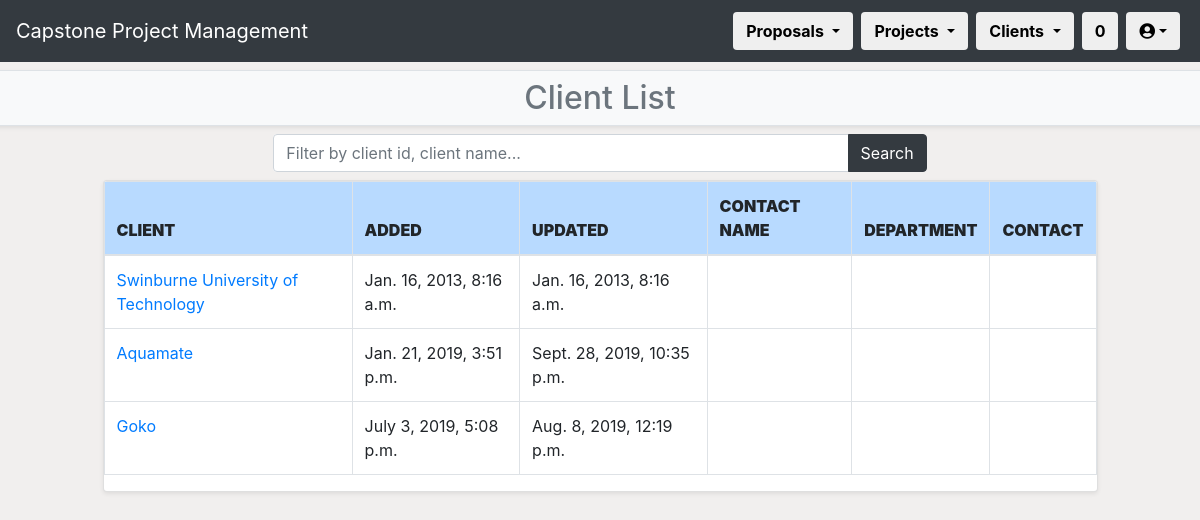
The page /CPPMS/client/client_list/ (signed in) on the database as committed earlier.
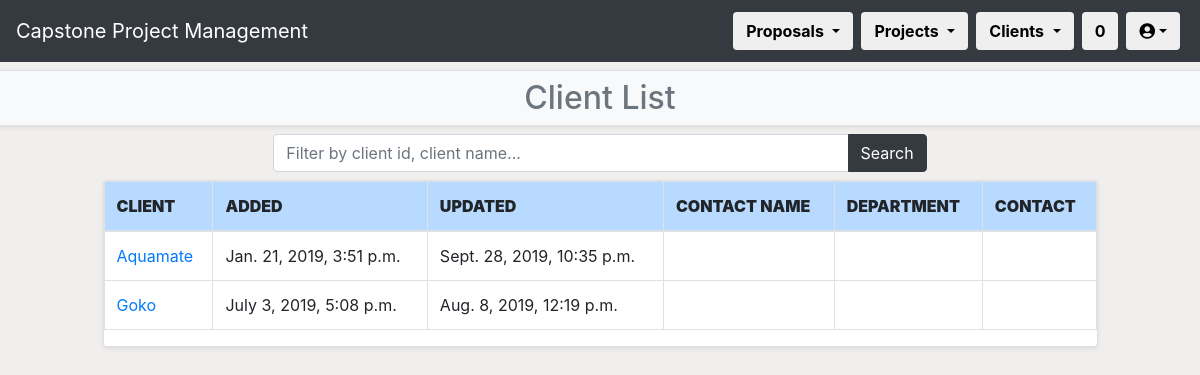
The same page on the database as committed later.
### CPPMS/models.py (models this page shows, shortened)
class Client(models.Model):
    name = models.CharField(max_length=128, default="", unique=True)
    created_at = models.DateTimeField(auto_now_add=True)
    updated_at = models.DateTimeField(auto_now=True)
    address = models.CharField(max_length=255, default="")
    website = models.CharField(max_length=255, default="")
    desc = models.TextField(default="")
    pass

### CPPMS/views.py (the view)
@login_required(login_url="/CPPMS/login/")
def client_list(request):
    username = request.user.first_name + " " + request.user.last_name
    count()
    if request.method == "POST":
        filter_value = request.POST.get("client_list")
    else:
        filter_value = ""
    client_list = Client.objects.all()
    if filter_value:
        client_filter = client_list.filter(
            Q(pk__icontains=filter_value) | Q(name__icontains=filter_value)
        )
    else:
        client_filter = client_list.all()
    return render(
        request,
        "client_list.html",
        {
            "count": count,
            "client_filter": client_filter,
            "filter_value": filter_value,
            "username": username
        }
    )

### CPPMS/views.py (called while the page is built)
def count():
    count = []
    count_web = Incoming_Proposal.proposals.all().count()
    count_word = Upload_Proposal.objects.all().count()
    count_all = count_web + count_word
    count = [count_web, count_word, count_all]
    return count

### CPPMS/templates/client_list.html (shortened to what this page needs)
{% extends "client.html" %}
{% block sub-page_content %}
{% if not messages %}
<h2>Client List</h2>
{% else %}
<h2>Client List</h2>
{% for message in messages %}<li>{{ message }}</li>{% endfor %}
{% endif %}
{% endblock %}
{% block page_detail_content %}
<div class="row mb-2">
    <div class="col-md-1"></div>
    <div class="col">
        <div class="row mb-2">
            <div class="col-sm-2"></div>
            <div class="col">
                <form method="POST" class="form bg-white rounded">
                    <div class="input-group">
                        <input id="txtSearch" type="text" class="form-control" placeholder="Filter by client id, client name..." name="client_list" value="{{ filter_value }}" />
                        <div class="input-group-append">
                            <button class="btn btn-dark" type="submit">Search</button>
                        </div>
                    </div>
                </form>
            </div>
            <div class="col-sm-2"></div>
        </div>
        <div class="row mb-2">
            <div class="col">
                <div id="example" class="table-responsive card shadow-sm">
                    <table class="table table-bordered table-hover">
                        <thead>
                            <tr class="table-primary">
                                <th scope="col"><strong>CLIENT</strong></th>
                                <th scope="col"><strong>ADDED</strong></th>
                                <th scope="col"><strong>UPDATED</strong></th>
                                <th scope="col"><strong>CONTACT NAME</strong></th>
                                <th scope="col"><strong>DEPARTMENT</strong></th>
                                <th scope="col"><strong>CONTACT</strong></th>
                            </tr>
                        </thead>
                        <tbody>
                            {% for client in client_filter %}
                            <tr scope="row">
                                <td><a href="client_detail/{{client.pk}}">{{ client.name }}</a></td>
                                <td>{{ client.created_at }}</td>
                                <td>{{ client.updated_at }}</td>
                                <td>{{ client.contact }}</td>
                                <td>{{ client.contact.department }}</td>
                                <td>{{ client.contact.contact }}</td>
                            </tr>
                            {% endfor %}
                        </tbody>
                    </table>
                </div>
            </div>
        </div>
    </div>
    <div class="col-md-1"></div>
</div>
{% endblock %}

Rows that differ between the two databases and show on the page:
removed Client: name "Swinburne University of Technology", created_at "Jan. 16, 2013, 8:16 a.m.", updated_at "Jan. 16, 2013, 8:16 a.m."
